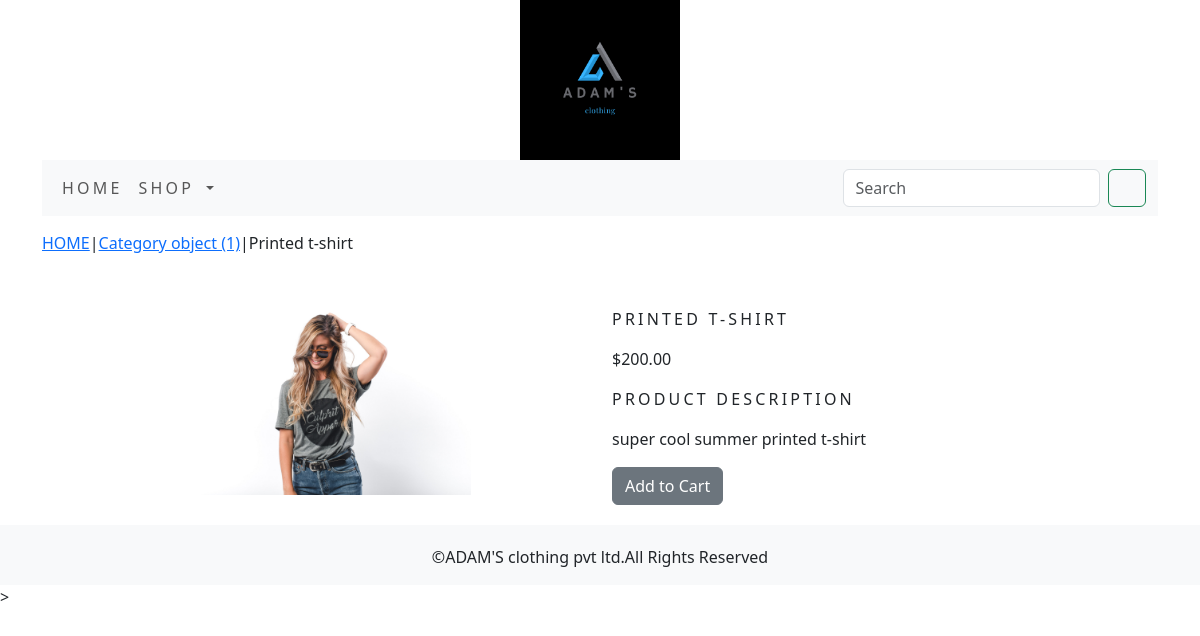
The page /shop/women-casual-wear/printed-t-shirt/ on the database its author committed.
### shop/models.py (models this page shows, shortened)
class Product(models.Model):
    name = models.CharField(max_length=250, unique=True)
    slug = models.SlugField(max_length=250, unique=True)
    description = models.TextField(blank=True)
    price = models.DecimalField(max_digits=10, decimal_places=2, blank=True)
    category = models.ForeignKey(Category, on_delete=models.CASCADE)
    image = models.ImageField(upload_to='product', blank=True)
    stock = models.IntegerField()
    available = models.BooleanField(default=True)
    created = models.DateTimeField(auto_now_add=True)
    updated = models.DateTimeField(auto_now=True)
    class Meta:
        ordering = ('name',)
        verbose_name = 'product'
        verbose_name_plural = 'products'

class Category(models.Model):
    name = models.CharField(max_length=250, unique=True)
    slug = models.SlugField(max_length=250, unique=True)
    description = models.TextField(blank=True)
    image = models.ImageField(upload_to='category', blank=True)
    class Meta:
        ordering = ('name',)
        verbose_name = 'category'
        verbose_name_plural = 'categories'
    def get_url(self):
        return reverse('shop:products_by_category',args=[self.slug])

### shop/views.py (the view)
# urls.py: path('<slug:c_slug>/<slug:product_slug>/',views.proDetail,name='proCatDetail'),
def proDetail(request, c_slug, product_slug):
    try:
        product = Product.objects.get(category__slug=c_slug, slug=product_slug)
    except Exception as e:
        raise e
    return render(request, 'product.html', {'product': product})

### cart/context_processors.py (called while the page is built)
def counter(request):
    item_count=0
    if 'admin' in request.path:
        return{}
    else:
        try:
            cart=Cart.objects.filter(cart_id=_cart_id(request))
            cart_items=CartItem.objects.all().filter(cart=cart[:1])
            for cart_item in cart_items:
                item_count += cart_item.quantity
        except Cart.DoesNotExist:
            item_count =0
    return dict(item_count=item_count)

### cart/views.py (called while the page is built)
def _cart_id(request):
    cart = request.session.session_key
    if not cart:
        cart = request.session.create()
    return cart

### shop/context_processors.py (called while the page is built)
def menu_links(request):
    links = Category.objects.all()
    return dict(links=links)

### templates/product.html (shortened to what this page needs)
{% extends 'base.html' %}
{% load static %}
{% block content %}
<div class="row my_prod_row_class">
    <div class="mx-auto">
        <p> <a href="{% url 'shop:allProdCat' %}">HOME</a>|<a href="{{product.category.get.url}}">{{product.category}}</a>|{{product.name}}</p>
<div class="container">
<br>
<div class="row">
    <div class="col-12 col-sm-12 col-md-12 col-lg-6 text-center">
        <div style="min-width:18rem">
            <img src="{{product.image.url}}" alt="{{product.name}}" width="300px;">
        </div>
    </div>
        <div class="col-12 col-sm-12 col-md-12 col-lg-6">
            <div>
            <h1 class="my_prod_title">{{product.name}}</h1>
            <p>${{product.price}}</p>
            <p class="my_title">Product Description</p>
            <p class="text-justify my_prod_text">{{product.description}}</p>
            {% if product.stock <= 0 %}
                 <p class="text_justify my_prod_text"><b> Out of Stock</b></p>
            {% else %}
                 <a class="btn btn-secondary" href="{% url 'cart:add_cart' product.id %}">Add to Cart</a>
            {% endif %}
        </div>
        </div>
    </div>
</div>
</div>
</div>
{% endblock %}

### static/css/custom.css (style rules this page uses)
body { font-family: 'Roboto', sans-serif; }
.my_title { font-size:16px; text-transform:uppercase; letter-spacing:.2em; }
.my_prod_row_class { padding-top:15px; padding-bottom:20px; }
.my_prod_title { font-size:16px; text-transform:uppercase; letter-spacing:.2em; padding-top:15px; padding-bottom:10px; }
.my_prod_text { padding-right:20px; }

### rows shown on the page
Product: category "Category object (1)", name "Printed t-shirt", image (picture), name "PRINTED T-SHIRT", price "200.00", description "super cool summer printed t-shirt"
